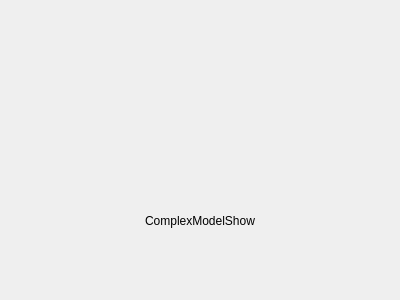
<?xml version="1.0" encoding="UTF-8"?>
<ui version="4.0">
 <class>ListIntroduceWidget</class>
 <widget class="QWidget" name="ListIntroduceWidget">
  <property name="geometry">
   <rect>
    <x>0</x>
    <y>0</y>
    <width>400</width>
    <height>300</height>
   </rect>
  </property>
  <property name="windowTitle">
   <string>Form</string>
  </property>
  <layout class="QVBoxLayout" name="verticalLayout">
   <item>
    <widget class="ListIntroduceDrawingWidget" name="widget" native="true"/>
   </item>
   <item>
    <widget class="QLabel" name="label">
     <property name="text">
      <string>ComplexModelShow</string>
     </property>
     <property name="alignment">
      <set>Qt::AlignCenter</set>
     </property>
    </widget>
   </item>
  </layout>
 </widget>
 <customwidgets>
  <customwidget>
   <class>ListIntroduceDrawingWidget</class>
   <extends>QWidget</extends>
   <header>Ui/Drawing/listintroducedrawingwidget.h</header>
   <container>1</container>
  </customwidget>
 </customwidgets>
 <resources/>
 <connections/>
</ui>
